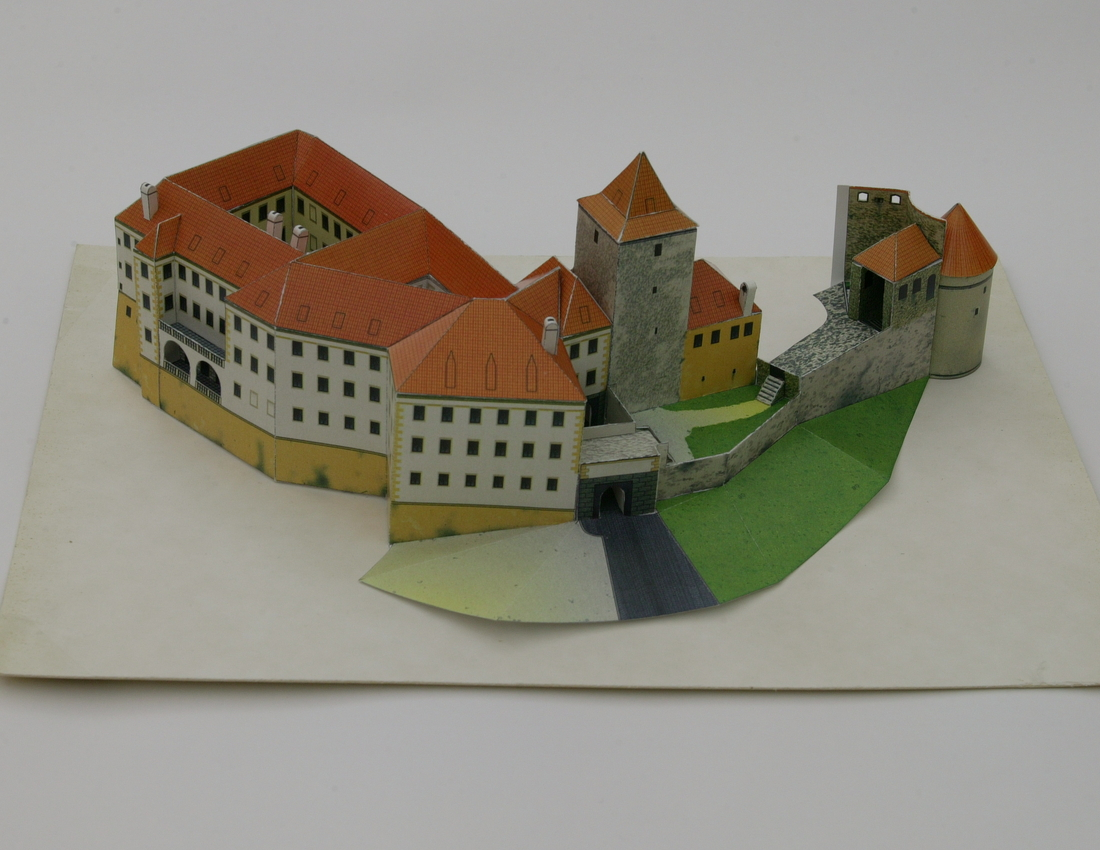
#> input picture 09_metric_reconstruction/daliborka_01.jpg, 1100 x 850 px
$ python hw09b.py
#> lines starting #> are read from the running program, lines starting #| are printed output that depends on the picture
### 09_metric_reconstruction/lib.py
import numpy as np
import itertools
import scipy
import scipy.linalg
import math
import matplotlib.pyplot as plt
import scipy.io as sio

from numpy.linalg import norm, inv


# [16 lines left out: function p3p_polynom, not called in this run]


def u2F_polynom(G1, G2):
    a3 = np.linalg.det(G2)

    a2 = (G2[1, 0] * G2[2, 1] * G1[0, 2]
          - G2[1, 0] * G2[0, 1] * G1[2, 2]
          + G2[0, 0] * G2[1, 1] * G1[2, 2]
          + G2[2, 0] * G1[0, 1] * G2[1, 2]
          + G2[2, 0] * G2[0, 1] * G1[1, 2]
          - G2[0, 0] * G1[2, 1] * G2[1, 2]
          - G2[2, 0] * G1[1, 1] * G2[0, 2]
          - G2[2, 0] * G2[1, 1] * G1[0, 2]
          - G2[0, 0] * G2[2, 1] * G1[1, 2]
          + G1[1, 0] * G2[2, 1] * G2[0, 2]
          + G2[1, 0] * G1[2, 1] * G2[0, 2]
          + G1[2, 0] * G2[0, 1] * G2[1, 2]
          - G1[1, 0] * G2[0, 1] * G2[2, 2]
          - G1[0, 0] * G2[2, 1] * G2[1, 2]
          - G2[1, 0] * G1[0, 1] * G2[2, 2]
          + G2[0, 0] * G1[1, 1] * G2[2, 2]
          + G1[0, 0] * G2[1, 1] * G2[2, 2]
          - G1[2, 0] * G2[1, 1] * G2[0, 2])

    a1 = (G1[0, 0] * G1[1, 1] * G2[2, 2]
          + G1[0, 0] * G2[1, 1] * G1[2, 2]
          + G2[2, 0] * G1[0, 1] * G1[1, 2]
          - G1[1, 0] * G1[0, 1] * G2[2, 2]
          - G2[0, 0] * G1[2, 1] * G1[1, 2]
          - G2[1, 0] * G1[0, 1] * G1[2, 2]
          - G2[2, 0] * G1[1, 1] * G1[0, 2]
          + G2[0, 0] * G1[1, 1] * G1[2, 2]
          + G1[1, 0] * G1[2, 1] * G2[0, 2]
          + G1[1, 0] * G2[2, 1] * G1[0, 2]
          + G1[2, 0] * G2[0, 1] * G1[1, 2]
          - G1[1, 0] * G2[0, 1] * G1[2, 2]
          - G1[2, 0] * G2[1, 1] * G1[0, 2]
          + G2[1, 0] * G1[2, 1] * G1[0, 2]
          - G1[0, 0] * G2[2, 1] * G1[1, 2]
          - G1[2, 0] * G1[1, 1] * G2[0, 2]
          + G1[2, 0] * G1[0, 1] * G2[1, 2]
          - G1[0, 0] * G1[2, 1] * G2[1, 2])

    a0 = np.linalg.det(G1)

    return a3, a2, a1, a0


# [138 lines left out: functions p3p_dverify, p3p_distances, p3p_angles, p3p_RC, not called in this run]


def e2p(X):
    """ Euclidian to projective coordinates:
        if shape (n, m), returns (n + 1, m)
    """
    X = np.asarray(X)
    return np.vstack([X, np.ones(X.shape[1])])


def p2e(X):
    """ Projective to euclidian coordinates:
        if shape (n, m), returns (n - 1, m)
    """
    X = np.asarray(X)
    return X[:-1] / X[-1]


def cvec(x):
    """ Converts to a column vector """
    return np.asarray(x).reshape(-1, 1)


def rvec(x):
    """ Converts to a row vector """
    return np.asarray(x).reshape(-1)


# [121 lines left out: functions plot_csystem, u2H, dist, u2h_optim, x2vp, uXK2RC, not called in this run]

def u2F(x1, x2):
    """ Computes the fundamental matrix using the seven-point algorithm
    from 7 euclidean correspondences x1, x2, measured in two images.

    Parameters
    ----------
    x1 : np.array (2, 7)
        coordinates of the seven correspondences in the first image
    x2 : np.array (2, 7)
        coordinates of the seven correspondences in the second image

    Returns
    -------
    Fs : list of (3, 3) np.array
        fundamental matrices
    """
    u1, v1 = x1
    u2, v2 = x2

    A = np.c_[u2 * u1, u2 * v1, u2, v2 * u1, v2 * v1, v2, u1, v1, np.ones(7)]

    # Solve eq. (12.33)
    G1, G2 = scipy.linalg.null_space(A).T
    G1 = G1.reshape(3, 3)
    G2 = G2.reshape(3, 3)

    # Solve eq. (12.36)
    polynomial = u2F_polynom(G1, G2)
    # a_3 * α^3 + a_2 * α^2 + a_1 * α + a_0 = 0
    alphas = np.roots(polynomial)

    Fs = []

    for alpha in alphas:
        if np.iscomplex(alpha):
            continue
        alpha = np.real(alpha)

        # Eq. (12.34)
        G = G1 + alpha * G2

        if np.linalg.matrix_rank(G) != 2:
            continue

        # Notice that we assumed that G was constructed with a non-zero coefficient at G1.
        # We therefore also need to check G = G2 for a solution.
        if np.allclose(G, G2):
            continue

        Fs.append(G)

    return Fs


def epipolar_errors(u, l):
    """ Computes the epipolar error of points u on lines l.

    Parameters
    ----------
    u : np.array (3, n)
        coordinates of the points
    l : np.array (3, n)
        lines

    Returns
    -------
    np.array (n,)
        epipolar errors
    """
    errors = []
    # TODO vectorize
    for u_i, l_i in zip(u.T, l.T):
        error = abs(u_i @ l_i) / np.sqrt(l_i[0] ** 2 + l_i[1] ** 2)
        errors.append(error)
    return np.array(errors)


# [34 lines left out: function u2F_optimal, not called in this run]


def uK2FeE_optimal(u1_all, u2_all, ix, K):

    K_inv = inv(K)

    u1_selected = u1_all[:, ix]
    u2_selected = u2_all[:, ix]

    u1p_all = e2p(u1_all)
    u2p_all = e2p(u2_all)

    min_max_epipolar_error = np.inf
    indices_best = None
    Fe_best = None
    E_best = None

    # Generate all 7-tuples from the set of 12 correspondences and estimate fundamental matrix F for each of them.
    for indices in itertools.combinations(range(len(u1_selected[0])), 7):
        indices = np.array(indices)
        u1 = u1_selected[:, indices]
        u2 = u2_selected[:, indices]
        Fs = u2F(u1, u2)

        for F in Fs:
            # For each tested F, compute essential matrix E using internal calibration K.
            E = K.T @ F @ K
            U, D, V_T = np.linalg.svd(E)
            E = U @ np.diag([1, 1, 0]) @ V_T

            # Compute fundamental matrix Fe consistent with K from E and K and its epipolar error over all matches.
            Fe = K_inv.T @ E @ K_inv

            l2 = Fe @ u1p_all
            l1 = Fe.T @ u2p_all

            errors1 = epipolar_errors(u1p_all, l1)
            errors2 = epipolar_errors(u2p_all, l2)

            errors = errors1 + errors2

            max_epipolar_error = np.max(errors)

            # Choose such Fe and E that minimize maximal epipolar error over all matches.
            if max_epipolar_error < min_max_epipolar_error:
                min_max_epipolar_error = max_epipolar_error
                indices_best = indices
                Fe_best = Fe
                E_best = E

    return Fe_best, E_best, indices_best


# [22 lines left out: functions line_points, show_epipolar_lines, create_3d_plot, not called in this run]

### 09_metric_reconstruction/hw09b.py
from matplotlib import markers
from lib import *


def Pu2X(P1, P2, u1p, u2p):
    assert P1.shape == P2.shape == (3, 4)
    assert u1p.shape == u2p.shape

    _, n_samples = u1p.shape

    p11, p12, p13 = P1
    p21, p22, p23 = P2

    X = []

    for i in range(n_samples):
        u1i, u2i = u1p[:, i], u2p[:, i]
        u1, v1, _ = u1i
        u2, v2, _ = u2i

        D = np.array([
            u1 * p13 - p11,
            v1 * p13 - p12,
            u2 * p23 - p21,
            v2 * p23 - p22
        ])

        # TODO numerical conditioning
        # print(np.max(D) - np.min(D))

        _, _, V_t = np.linalg.svd(D)

        x = V_t[-1]
        X.append(x)

    X = np.transpose(X)
    return X


def Eu2RC(E, u1p, u2p):
    # Essential matrix decomposition with cheirality constraint:
    #   all 3D points are in front of both cameras
    #   see 9.6.3 in book
    assert E.shape == (3, 3)
    assert u1p.shape[0] == 3
    assert u2p.shape[0] == 3

    U, D, V_t = np.linalg.svd(E)

    R = np.eye(3)
    C = np.zeros(3)

    P1 = np.c_[R, C]

    R_best = None
    C_best = None

    in_front_of_both_best = -np.inf

    for a in [-1, 1]:
        for b in [-1, 1]:
            W = np.array([
                [0,  a, 0],
                [-a, 0, 0],
                [0,  0, 1]
            ])

            R = U @ W @ V_t
            C = b * V_t[-1]

            P2 = np.c_[R, -R @ C]

            X = Pu2X(P1, P2, u1p, u2p)
            X = p2e(X)

            in_front_of_C1 = np.einsum('ij, ij -> j', u1p, X) > 0
            in_front_of_C2 = np.einsum('ij, ij -> j', u2p, X) > 0
            in_front_of_both = (in_front_of_C1 & in_front_of_C2).sum()

            if in_front_of_both > in_front_of_both_best:
                in_front_of_both_best = in_front_of_both
                R_best = R
                C_best = C

    return R_best, C_best


def plot_3D_points(X, edges):
    fig = plt.figure()
    ax = fig.add_subplot(projection='3d')
    ax.set_box_aspect(aspect = (1,1,1))

    ax.set_xlim3d(-0.4, 0.4)
    ax.set_ylim3d(-0.4, 0.4)
    ax.set_zlim3d(1.5, 1.5+0.8)

    ax.scatter(X[0], X[1], X[2], c='r', marker='o')

    for x, y, z in zip(X[0, edges].T, X[1, edges].T, X[2, edges].T):
        ax.plot(x, y, z, 'y-')

    plt.show()
    plt.close()


if __name__ == '__main__':
    #! Part B: Cameras and reconstruction

    K = sio.loadmat('K.mat')['K']
#> (reads 09_metric_reconstruction/K.mat from the repository)
    K_inv = inv(K)

    file = sio.loadmat('daliborka_01_23-uu.mat')
#> (reads 09_metric_reconstruction/daliborka_01_23-uu.mat from the repository)
    edges = file['edges'] - 1
    u1 = file['u01']
    u2 = file['u23']
    ix = file['ix'][0] - 1

    image1 = plt.imread('daliborka_01.jpg')
#> image1 is the input picture: shape (850, 1100, 3); mean R, G, B 145.8, 142, 130
    image2 = plt.imread('daliborka_23.jpg')
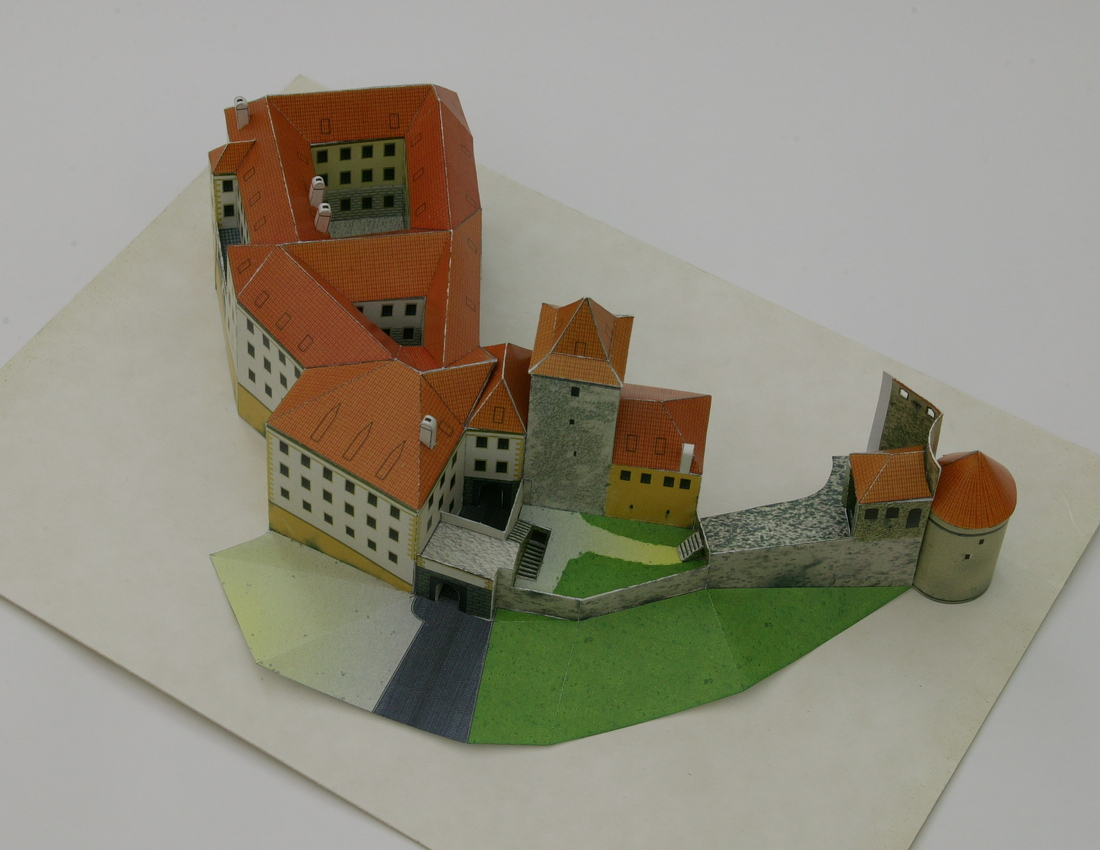
#> input picture 09_metric_reconstruction/daliborka_23.jpg, 1100 x 850 px
#> image2 is the input picture: shape (850, 1100, 3); mean R, G, B 145.9, 141.7, 127.3

    #! 1.
    # Decompose the best E into relative rotation R and translation C (four solutions).
    # Choose such a solution that reconstructs (most of) the points in front of both (computed) cameras.
    Fe, E, indices_best = uK2FeE_optimal(u1, u2, ix, K)

    u1p = K_inv @ e2p(u1)
    u2p = K_inv @ e2p(u2)

    R, C = Eu2RC(E, u1p, u2p)

    #! 2.
    # Construct projective matrices P1, P2 (including K).
    P1 = K @ np.c_[np.eye(3), np.zeros(3)]
    P2 = K @ R @ np.c_[np.eye(3), -C]

    #! 3.
    # Compute scene points X.
    X = Pu2X(P1, P2, e2p(u1), e2p(u2))
    X = p2e(X)

    #! 4.
    # Display the images, draw the input points as blue dots and the scene points X projected by appropriate P_i as red circles.
    # Draw also the edges, connecting the original points as yellow lines.
    # Export as 09_reprojection.pdf.

    # reproject points
    u1r = p2e(P1 @ e2p(X))
    u2r = p2e(P2 @ e2p(X))

    fig, axes = plt.subplots(1, 2)
    ax1, ax2 = axes

    # show images
    ax1.imshow(image1)
    ax2.imshow(image2)

    # plot edges
    for x, y in zip(u1[0, edges].T, u1[1, edges].T):
        ax1.plot(x, y, 'y-')

    for x, y in zip(u2[0, edges].T, u2[1, edges].T):
        ax2.plot(x, y, 'y-')

    # plot reprojected points
    ax1.scatter(u1r[0], u1r[1], c='r', marker='o')
    ax2.scatter(u2r[0], u2r[1], c='r', marker='o')

    # plot original points
    ax1.scatter(u1[0], u1[1], c='b', marker='.')
    ax2.scatter(u2[0], u2[1], c='b', marker='.')

    plt.savefig('09_reprojection.pdf')
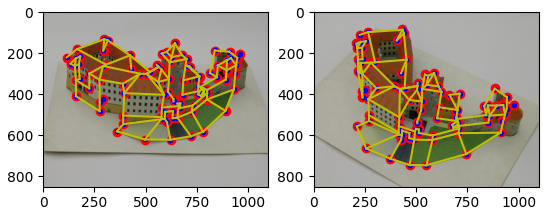
#> figure drawn by matplotlib, 2 panels
    plt.close()


    #! 5.
    # Draw graph of reprojection errors and export as 09_errorsr.pdf.
    errors1 = np.linalg.norm(u1r - u1, axis=0)
    errors2 = np.linalg.norm(u2r - u2, axis=0)

    plt.plot(errors1, label='image 1')
    plt.plot(errors2, label='image 2')

    plt.xlabel('point index')
    plt.ylabel('reprojection error [px]')
    plt.legend()

    plt.tight_layout()
    plt.savefig('09_errorsr.pdf')
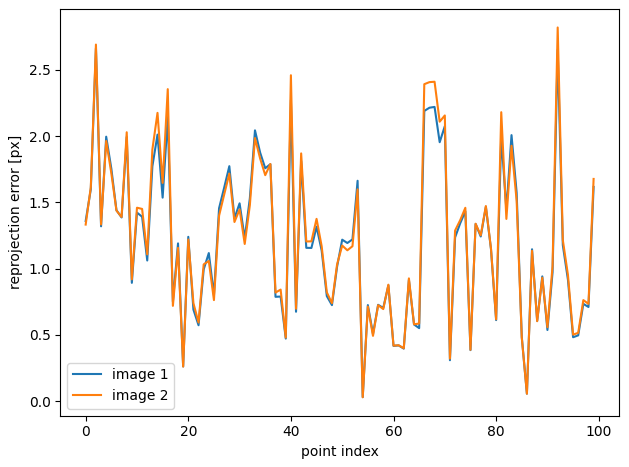
#> figure drawn by matplotlib, 1 panel; curve peaks at x = 2, y = 2.66; curve peaks at x = 92, y = 2.82
    # plt.show()
    plt.close()

    #! 6.
    # Draw the 3D point set (using 3D plotting facility) connected by the edges as a wire-frame model,
    # shown from the top of the tower, from the side, and from some general view.
    # Export as 09_view1.pdf, 09_view2.pdf, and 09_view3.pdf.

    plot_3D_points(X, edges)
#> in plot_3D_points, `plt.show()`:
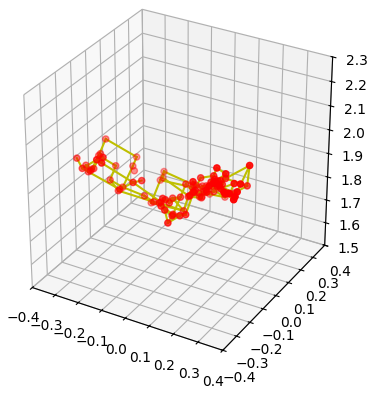
#> figure drawn by matplotlib, 1 panel

    #! 7.
    # Save Fe, E, R, C, P1, P2, X, and u1, u2, point_sel_e as 09b_data.mat.
    sio.savemat('09b_data.mat', {
        'Fe': Fe,
        'E': E,
        'R': R,
        'C': cvec(C),
        'P1': P1,
        'P2': P2,
        'X': X,
        'u1': u1,
        'u2': u2,
        'point_sel_e': ix[indices_best]
    })
